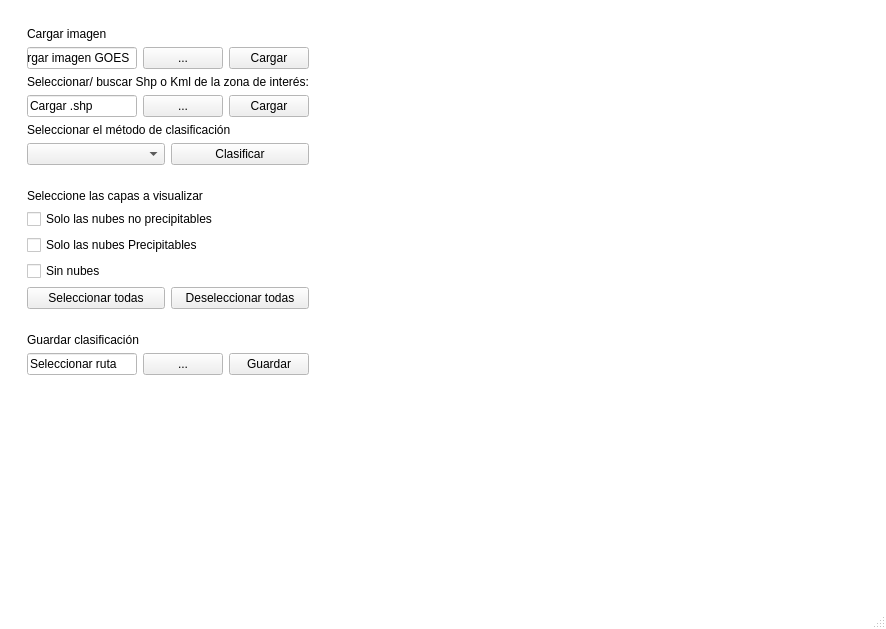
<?xml version="1.0" encoding="UTF-8"?>
<ui version="4.0">
 <class>MainWindow</class>
 <widget class="QMainWindow" name="MainWindow">
  <property name="geometry">
   <rect>
    <x>0</x>
    <y>0</y>
    <width>886</width>
    <height>629</height>
   </rect>
  </property>
  <property name="palette">
   <palette>
    <active>
     <colorrole role="Base">
      <brush brushstyle="SolidPattern">
       <color alpha="255">
        <red>255</red>
        <green>255</green>
        <blue>255</blue>
       </color>
      </brush>
     </colorrole>
     <colorrole role="Window">
      <brush brushstyle="SolidPattern">
       <color alpha="255">
        <red>255</red>
        <green>255</green>
        <blue>255</blue>
       </color>
      </brush>
     </colorrole>
    </active>
    <inactive>
     <colorrole role="Base">
      <brush brushstyle="SolidPattern">
       <color alpha="255">
        <red>255</red>
        <green>255</green>
        <blue>255</blue>
       </color>
      </brush>
     </colorrole>
     <colorrole role="Window">
      <brush brushstyle="SolidPattern">
       <color alpha="255">
        <red>255</red>
        <green>255</green>
        <blue>255</blue>
       </color>
      </brush>
     </colorrole>
    </inactive>
    <disabled>
     <colorrole role="Base">
      <brush brushstyle="SolidPattern">
       <color alpha="255">
        <red>255</red>
        <green>255</green>
        <blue>255</blue>
       </color>
      </brush>
     </colorrole>
     <colorrole role="Window">
      <brush brushstyle="SolidPattern">
       <color alpha="255">
        <red>255</red>
        <green>255</green>
        <blue>255</blue>
       </color>
      </brush>
     </colorrole>
    </disabled>
   </palette>
  </property>
  <property name="windowTitle">
   <string>MainWindow</string>
  </property>
  <widget class="QWidget" name="centralwidget">
   <layout class="QGridLayout" name="gridLayout_9">
    <item row="0" column="0">
     <widget class="QWidget" name="widget_3" native="true">
      <property name="sizePolicy">
       <sizepolicy hsizetype="Fixed" vsizetype="Minimum">
        <horstretch>0</horstretch>
        <verstretch>0</verstretch>
       </sizepolicy>
      </property>
      <layout class="QGridLayout" name="gridLayout_8">
       <item row="0" column="0" rowspan="2">
        <widget class="QWidget" name="widget" native="true">
         <layout class="QGridLayout" name="gridLayout_4">
          <item row="1" column="0">
           <layout class="QGridLayout" name="gridLayout_2">
            <item row="0" column="1">
             <widget class="QPushButton" name="pushButton_buscarImagen">
              <property name="text">
               <string>...</string>
              </property>
              <property name="autoRepeatDelay">
               <number>200</number>
              </property>
             </widget>
            </item>
            <item row="0" column="2">
             <widget class="QPushButton" name="pushButton_cargarImagen">
              <property name="text">
               <string>Cargar</string>
              </property>
             </widget>
            </item>
            <item row="0" column="0">
             <widget class="QLineEdit" name="pathimagen_4">
              <property name="enabled">
               <bool>true</bool>
              </property>
              <property name="font">
               <font>
                <family>Arial</family>
                <pointsize>9</pointsize>
                <weight>50</weight>
                <bold>false</bold>
               </font>
              </property>
              <property name="acceptDrops">
               <bool>true</bool>
              </property>
              <property name="text">
               <string>Cargar imagen GOES </string>
              </property>
              <property name="readOnly">
               <bool>true</bool>
              </property>
             </widget>
            </item>
           </layout>
          </item>
          <item row="2" column="0">
           <widget class="QLabel" name="label_14">
            <property name="text">
             <string>Seleccionar/ buscar Shp o Kml de la zona de interés:</string>
            </property>
           </widget>
          </item>
          <item row="3" column="0">
           <layout class="QGridLayout" name="gridLayout">
            <item row="0" column="0">
             <widget class="QLineEdit" name="pathshp">
              <property name="enabled">
               <bool>true</bool>
              </property>
              <property name="font">
               <font>
                <family>Arial</family>
                <pointsize>9</pointsize>
                <weight>50</weight>
                <italic>false</italic>
                <bold>false</bold>
               </font>
              </property>
              <property name="styleSheet">
               <string notr="true">font: 9pt &quot;Arial&quot;;</string>
              </property>
              <property name="text">
               <string>Cargar .shp</string>
              </property>
              <property name="readOnly">
               <bool>true</bool>
              </property>
             </widget>
            </item>
            <item row="0" column="2">
             <widget class="QPushButton" name="pushButton_cargarShape">
              <property name="enabled">
               <bool>true</bool>
              </property>
              <property name="text">
               <string>Cargar</string>
              </property>
             </widget>
            </item>
            <item row="0" column="1">
             <widget class="QPushButton" name="pushButton_buscarShape">
              <property name="text">
               <string>...</string>
              </property>
              <property name="autoRepeatDelay">
               <number>200</number>
              </property>
             </widget>
            </item>
           </layout>
          </item>
          <item row="5" column="0">
           <layout class="QGridLayout" name="gridLayout_3">
            <item row="0" column="1">
             <widget class="QPushButton" name="pushButton_procesar">
              <property name="text">
               <string>Clasificar</string>
              </property>
             </widget>
            </item>
            <item row="0" column="0">
             <widget class="QComboBox" name="comboBox_seleccionarClasificador"/>
            </item>
           </layout>
          </item>
          <item row="0" column="0">
           <widget class="QLabel" name="label_15">
            <property name="text">
             <string>Cargar imagen</string>
            </property>
           </widget>
          </item>
          <item row="4" column="0">
           <widget class="QLabel" name="label_16">
            <property name="text">
             <string>Seleccionar el método de clasificación</string>
            </property>
           </widget>
          </item>
         </layout>
        </widget>
       </item>
       <item row="2" column="0">
        <widget class="QWidget" name="widget_2" native="true">
         <layout class="QGridLayout" name="gridLayout_7">
          <item row="0" column="0">
           <widget class="QLabel" name="label_17">
            <property name="sizePolicy">
             <sizepolicy hsizetype="Minimum" vsizetype="Preferred">
              <horstretch>0</horstretch>
              <verstretch>0</verstretch>
             </sizepolicy>
            </property>
            <property name="text">
             <string>Seleccione las capas a visualizar</string>
            </property>
           </widget>
          </item>
          <item row="1" column="0">
           <layout class="QGridLayout" name="gridLayout_5">
            <item row="0" column="0">
             <widget class="QCheckBox" name="checkBox_noPrecipitables">
              <property name="text">
               <string>Solo las nubes no precipitables</string>
              </property>
             </widget>
            </item>
            <item row="1" column="0">
             <widget class="QCheckBox" name="checkBox_precipitables">
              <property name="text">
               <string>Solo las nubes Precipitables</string>
              </property>
             </widget>
            </item>
            <item row="2" column="0">
             <widget class="QCheckBox" name="checkBox_sinNube">
              <property name="text">
               <string>Sin nubes</string>
              </property>
             </widget>
            </item>
           </layout>
          </item>
          <item row="2" column="0">
           <layout class="QGridLayout" name="gridLayout_6">
            <item row="0" column="0">
             <widget class="QPushButton" name="pushButton_seleccionarTodas">
              <property name="text">
               <string>Seleccionar todas</string>
              </property>
             </widget>
            </item>
            <item row="0" column="1">
             <widget class="QPushButton" name="pushButton_deseleccionarTodas">
              <property name="text">
               <string>Deseleccionar todas</string>
              </property>
             </widget>
            </item>
           </layout>
          </item>
         </layout>
        </widget>
       </item>
       <item row="3" column="0">
        <widget class="QWidget" name="widget_4" native="true">
         <layout class="QGridLayout" name="gridLayout_10">
          <item row="0" column="0">
           <widget class="QLabel" name="label_18">
            <property name="sizePolicy">
             <sizepolicy hsizetype="Minimum" vsizetype="Preferred">
              <horstretch>0</horstretch>
              <verstretch>0</verstretch>
             </sizepolicy>
            </property>
            <property name="text">
             <string>Guardar clasificación</string>
            </property>
           </widget>
          </item>
          <item row="1" column="0">
           <layout class="QHBoxLayout" name="horizontalLayout_2">
            <item>
             <widget class="QLineEdit" name="pathguardar">
              <property name="enabled">
               <bool>true</bool>
              </property>
              <property name="font">
               <font>
                <family>Arial</family>
                <pointsize>9</pointsize>
                <weight>50</weight>
                <bold>false</bold>
               </font>
              </property>
              <property name="acceptDrops">
               <bool>true</bool>
              </property>
              <property name="text">
               <string>Seleccionar ruta</string>
              </property>
              <property name="readOnly">
               <bool>true</bool>
              </property>
             </widget>
            </item>
            <item>
             <widget class="QPushButton" name="pushButton_Guardar">
              <property name="text">
               <string>...</string>
              </property>
              <property name="autoRepeatDelay">
               <number>200</number>
              </property>
             </widget>
            </item>
            <item>
             <widget class="QPushButton" name="pushButton_guardarClasificacion">
              <property name="text">
               <string>Guardar</string>
              </property>
             </widget>
            </item>
           </layout>
          </item>
         </layout>
        </widget>
       </item>
       <item row="4" column="0">
        <spacer name="verticalSpacer">
         <property name="orientation">
          <enum>Qt::Vertical</enum>
         </property>
         <property name="sizeHint" stdset="0">
          <size>
           <width>20</width>
           <height>40</height>
          </size>
         </property>
        </spacer>
       </item>
      </layout>
     </widget>
    </item>
    <item row="0" column="1">
     <widget class="QLabel" name="label_imgResultado">
      <property name="sizePolicy">
       <sizepolicy hsizetype="Preferred" vsizetype="Preferred">
        <horstretch>0</horstretch>
        <verstretch>0</verstretch>
       </sizepolicy>
      </property>
      <property name="text">
       <string/>
      </property>
      <property name="scaledContents">
       <bool>true</bool>
      </property>
     </widget>
    </item>
   </layout>
  </widget>
  <widget class="QMenuBar" name="menubar">
   <property name="geometry">
    <rect>
     <x>0</x>
     <y>0</y>
     <width>886</width>
     <height>26</height>
    </rect>
   </property>
  </widget>
  <widget class="QStatusBar" name="statusbar"/>
 </widget>
 <resources/>
 <connections/>
</ui>
